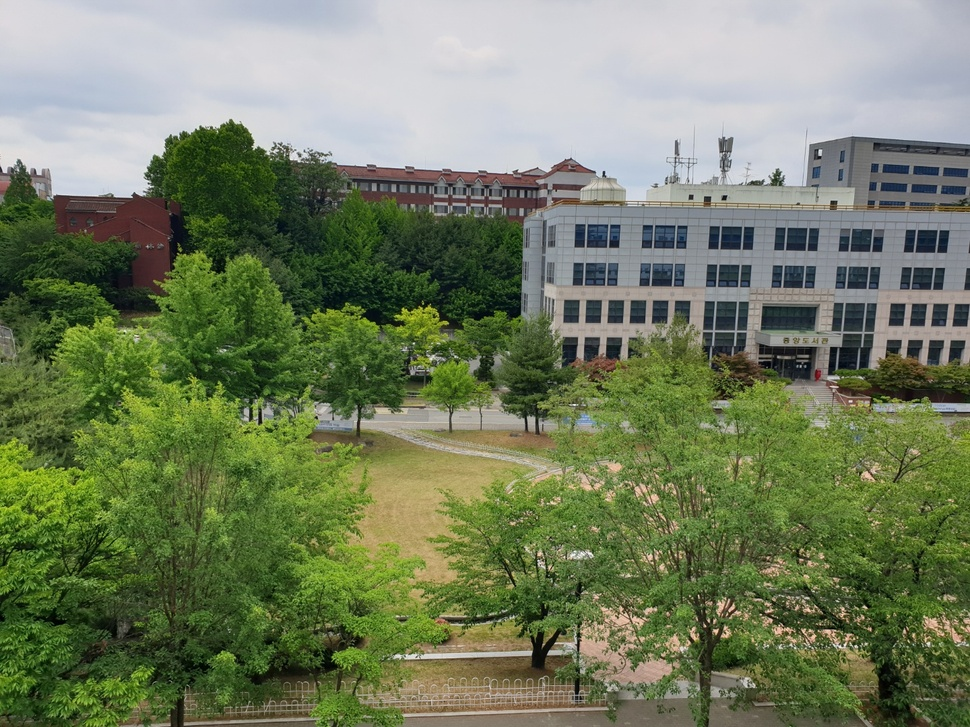
#> input picture hnu_20220530_01.jpg, 970 x 727 px, shrunk from 1440 x 1080 before the run, found by its file name; the run also reads 1 picture not shown here
$ jupyter execute '8장 실습.ipynb'   (shell and % lines are left out)
#> lines starting #> are read from the running program, lines starting #| are printed output that depends on the picture
# 8장 불변 특징의 표현과 정합 - Images stitching

# ▶ 이미지 스티칭
- 사진 이어 붙이기, 파노라마 영상(panorama image)
- 방법
    - 여러 장의 영상에서 특징점을 검출
    - 동일한 특징점 찾기(매칭)
    - 투시변환을 이용하여 붙이기(영상 결합)
    - 노출 보정, 블렌딩을 적용

# ▶ OpenCV
- Images stitching
    - https://docs.opencv.org/4.x/d1/d46/group_stitching.html
- Stitcher Class Reference
    - cv2.Stitcher_create() -> retval
    - cv.Stitcher.stitch(images) -> retval, pano
        - images: Input images.

[cell 1]
import sys
import os
import numpy as np
import cv2

[cell 2]
### change the current working directory
os.chdir(r'C:\Users\sse88\Downloads')

### 입력 영상 이름
img_names = ['hnu_20220530_01.jpg', 'hnu_20220530_02.jpg']

### 영상 저장
imgs = []
for name in img_names:
    img = cv2.imread(name)
#> img is the input picture: shape (727, 970, 3); mean B, G, R 96.7, 126.6, 115.7

    if img is None:
        print('Image load failed!')
        sys.exit()

    imgs.append(img)

### 이미지 스티칭
stitcher = cv2.Stitcher_create()
status, dst = stitcher.stitch(imgs)
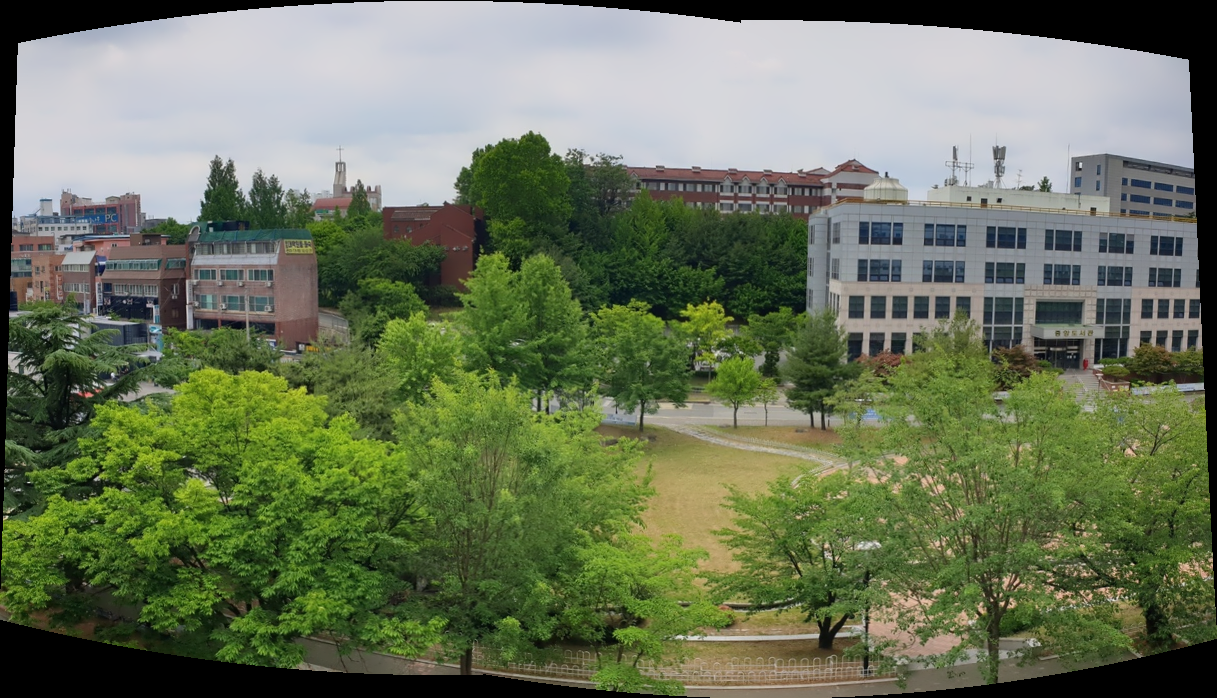
#> dst: shape (698, 1217, 3); mean of channels 0, 1, 2 89.6, 116.3, 106.1; drawn as B, G, R
#> status = 0

if status != cv2.Stitcher_OK:
    print('Stitch failed!')
    sys.exit()

cv2.imwrite('output.jpg', dst)

cv2.namedWindow('dst', cv2.WINDOW_NORMAL)
cv2.imshow('dst', dst)
cv2.waitKey()
cv2.destroyAllWindows()

# ▶ 파노라마 사진 생성기
- https://blog.naver.com/PostView.naver?blogld=teach3450&logNo=221983420407
- 힌트
    - 따로 찍은 2장의 사진 중에 좌측과 우측에 연결한 순서를 정한다.
    - 각각 특징점과 디스크립터를 구해 매칭기로 우측사진을 기준으로 좌측사진을 매칭한다.
    - 원근 변환행렬을 구해 cv2.warpPerspective() 함수로 원근변환한다.
    - 결과 영상 크기를 지정할 때 2개의 영상을 더한 크기를 지정해 그 결과에 좌측 원본사진을 합성한다.

[cell 3]
import numpy as np, cv2
# 왼쪽/오른쪽 사진 읽기
# 왼쪽 사진 = train = 매칭의 대상
imgL = cv2.imread("hnu_20220530_01.jpg")
# 오른쪽 사진 = query = 매칭의 기준
imgR = cv2.imread("hnu_20220530_02.jpg")
hl, wl = imgL.shape[:2] # 왼쪽 사진 높이, 넓이
#> hl = 727; wl = 970
hr, wr = imgR.shape[:2] # 오른쪽 사진 높이, 넓이
#> hr = 727; wr = 970
grayL = cv2.cvtColor(imgL, cv2.COLOR_BGR2GRAY) # 그레이 스케일 변환
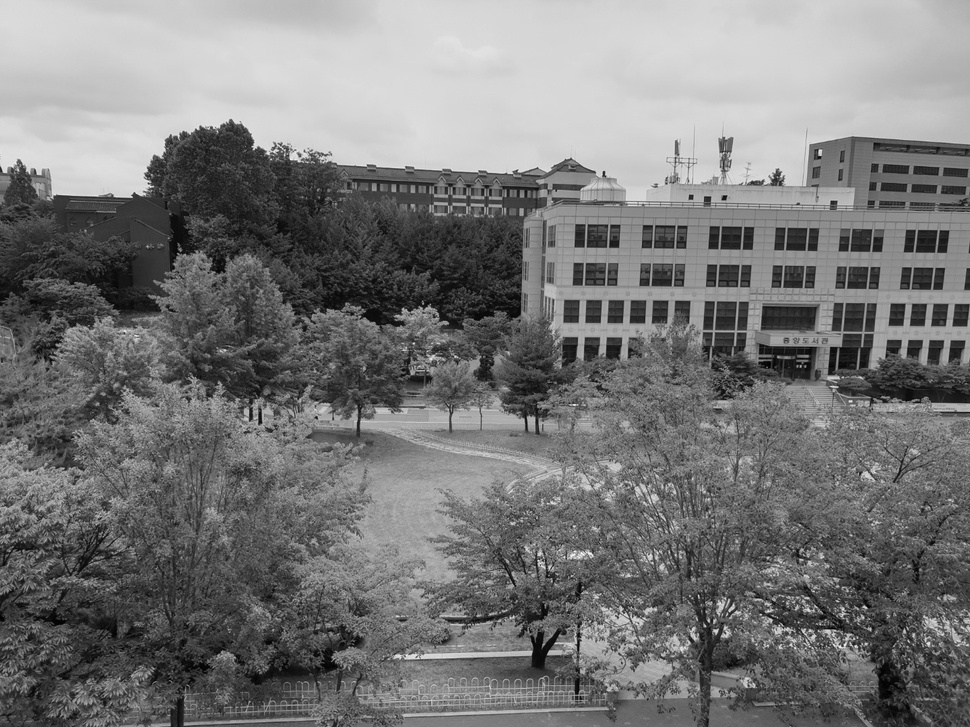
#> grayL: shape (727, 970); min 0, max 253, mean 119.9
grayR = cv2.cvtColor(imgR, cv2.COLOR_BGR2GRAY) # 그레이 스케일 변환
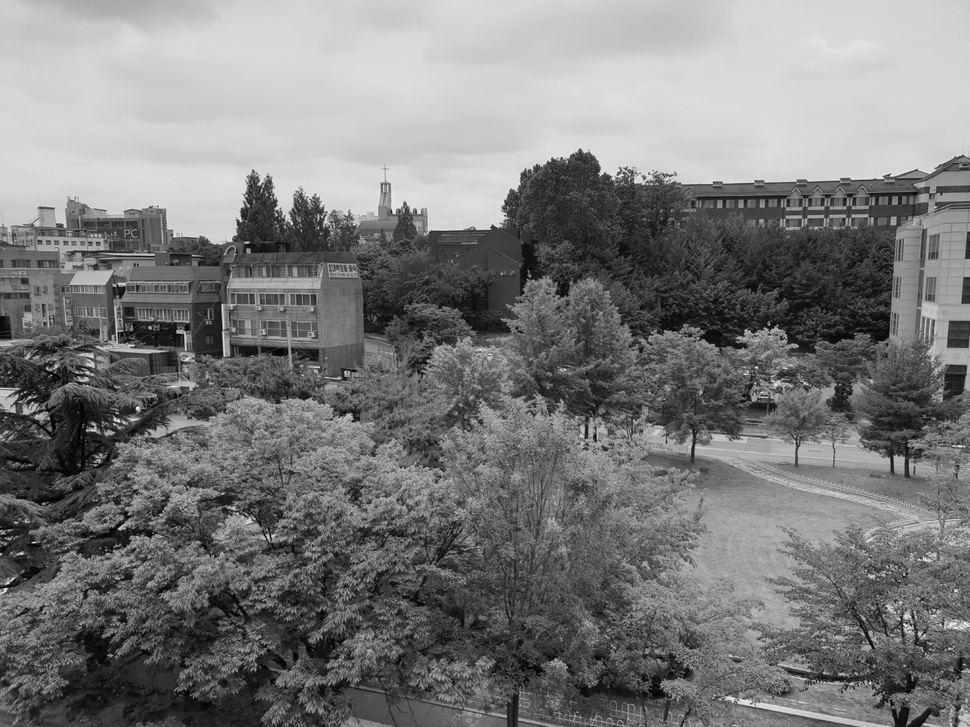
#> grayR: shape (727, 970); min 1, max 254, mean 122.5

# SIFT 특징 검출기 생성 및 특징점 검출
descriptor = cv2.xfeatures2d.SIFT_create() # SIFT 추출기 생성
(kpsL, featuresL) = descriptor.detectAndCompute(imgL, None) # 키포인트, 디스크립터
#> kpsL = 7019 keypoints; strongest (x, y, size): (604, 172, 2), (724, 198, 3.4), (709, 621, 2), (716, 631, 3.5)
(kpsR, featuresR) = descriptor.detectAndCompute(imgR, None) # 키포이트, 디스크립터
#> kpsR = 7156 keypoints; strongest (x, y, size): (138, 408, 2.9), (5, 589, 2.4), (22, 553, 2.4), (150, 328, 2.3)

# BF 매칭기 생성 및 knn 매칭
matcher = cv2.DescriptorMatcher_create("BruteForce") # BF 매칭기 생성
matches = matcher.knnMatch(featuresR, featuresL, 2) # knn 매칭
#> matches = 7156 matches

# 좋은 매칭점 선별
good_matches = []
for m in matches:
    if len(m) == 2 and m[0].distance < m[1].distance * 0.75: ### 75%
        good_matches.append((m[0].trainIdx, m[0].queryIdx))
#> after the loop, good_matches = 1499 pairs, first value 17 to 5781, second value 2112 to 7135
print('matches:{}/{}'.format(len(good_matches), len(matches)))
#| matches:1499/7156

# 좋은 매칭점이 4개 이상인 원근 변환행렬 구하기
if len(good_matches) > 4:
    ptsL = np.float32([kpsL[i].pt for (i,_) in good_matches]) # 좋은 매칭점 좌표
#> ptsL = 1499 pairs, first value 4.58 to 803.2, second value 120.2 to 719.4
    ptsR = np.float32([kpsR[i].pt for (_,i) in good_matches]) # 좋은 매칭점 좌표
#> ptsR = 1499 pairs, first value 255.7 to 963.1, second value 149.7 to 723.2
    mtrx, status = cv2.findHomography(ptsR, ptsL, cv2.RANSAC, 4.0)
#> mtrx = [[1.96, 0.0668, -780], [0.297, 1.67, -232.8], [0.000984, 5.15e-05, 1]]; status = 1499 values, max 1 at index 2, min 0 at index 0, mean 0.978
    # 원근 변환행렬로 오른쪽 사진을 원근 변환, 결과 이미지 크기는 사진 2장 크기
    panorama = cv2.warpPerspective(imgR, mtrx, (wr + wl, hr))
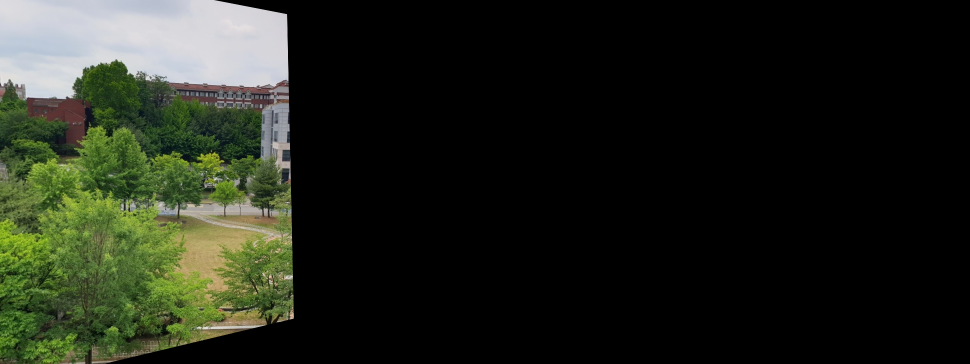
#> panorama: shape (727, 1940, 3) (shown at 1/2 size); mean B, G, R 26.2, 36.3, 32.4
    # 왼쪽 사진을 원근 변환한 왼쪽 영역에 합성
    panorama[0:hl, 0:wl] = imgL
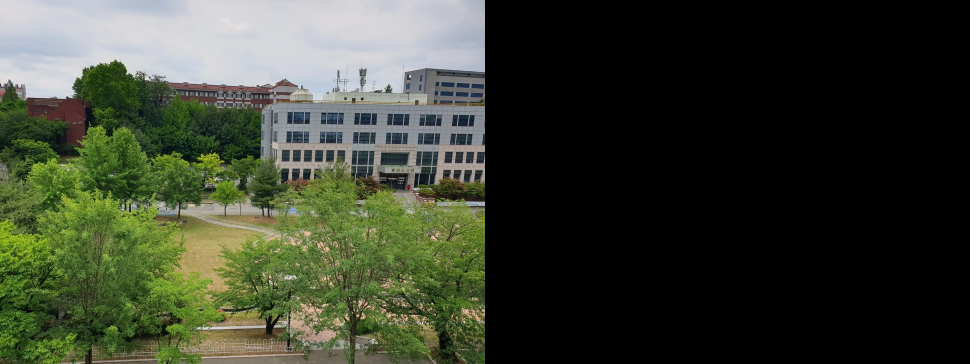
#> panorama: shape (727, 1940, 3) (shown at 1/2 size); mean B, G, R 48.3, 63.3, 57.8
else: # 좋은 매칭점이 4개가 안 되는 경우
    panorama = imgL

# 결과 출력
cv2.imshow('Left Image', imgL)
cv2.imshow('Right Image', imgR)
cv2.imshow('Panorama', panorama)
cv2.waitKey(0)
cv2.destroyWindow()
